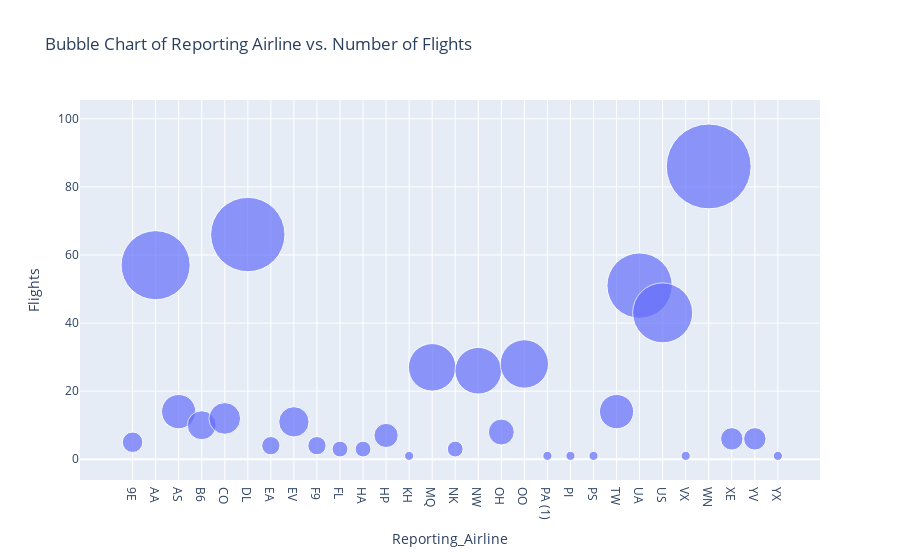

The code cell stored with this chart in its notebook:
### Markdown cell above
**To do**

*   Create a bubble chart using the `bub_data` with x-axis being reporting airline and y-axis being flights.
*   Provide title to the chart
*   Update size of the bubble based on the number of flights. Use `size` parameter.
*   Update name of the hover tooltip to `reporting_airline` using `hover_name` parameter.

### Code cell
bub_data = data[['Reporting_Airline', 'Flights']]
bub_grouped_data = bub_data.groupby(['Reporting_Airline'], as_index=False).sum()

fig = px.scatter(bub_grouped_data, x='Reporting_Airline', y='Flights', size='Flights',
                hover_name='Reporting_Airline', title='Bubble Chart of Reporting Airline vs. Number of Flights', size_max=60)
fig.show()

### Figure 1 — Plotly figure (JSON) as saved in the notebook; plotly's stock layout.template omitted (floating-point values rounded to 4 significant figures)
{"data": [{"hovertemplate": "<b>%{hovertext}</b><br><br>Reporting_Airline=%{x}<br>Flights=%{marker.size}<extra></extra>", "hovertext": ["9E", "AA", "AS", "B6", "CO", "DL", "EA", "EV", "F9", "FL", "HA", "HP", "KH", "MQ", "NK", "NW", "OH", "OO", "PA (1)", "PI", "PS", "TW", "UA", "US", "VX", "WN", "XE", "YV", "YX"], "legendgroup": "", "marker": {"color": "#636efa", "size": [5, 57, 14, 10, 12, 66, 4, 11, 4, 3, 3, 7, 1, 27, 3, 26, 8, 28, 1, 1, 1, 14, 51, 43, 1, 86, 6, 6, 1], "sizemode": "area", "sizeref": 0.02389, "symbol": "circle"}, "mode": "markers", "name": "", "orientation": "v", "showlegend": false, "type": "scatter", "x": ["9E", "AA", "AS", "B6", "CO", "DL", "EA", "EV", "F9", "FL", "HA", "HP", "KH", "MQ", "NK", "NW", "OH", "OO", "PA (1)", "PI", "PS", "TW", "UA", "US", "VX", "WN", "XE", "YV", "YX"], "xaxis": "x", "y": [5, 57, 14, 10, 12, 66, 4, 11, 4, 3, 3, 7, 1, 27, 3, 26, 8, 28, 1, 1, 1, 14, 51, 43, 1, 86, 6, 6, 1], "yaxis": "y"}], "layout": {"autosize": true, "legend": {"itemsizing": "constant", "tracegroupgap": 0}, "title": {"text": "Bubble Chart of Reporting Airline vs. Number of Flights"}, "xaxis": {"anchor": "y", "autorange": true, "domain": [0, 1], "range": [-1.99, 29.77], "title": {"text": "Reporting_Airline"}, "type": "category"}, "yaxis": {"anchor": "x", "autorange": true, "domain": [0, 1], "range": [-11.3, 131.1], "title": {"text": "Flights"}, "type": "linear"}}}
